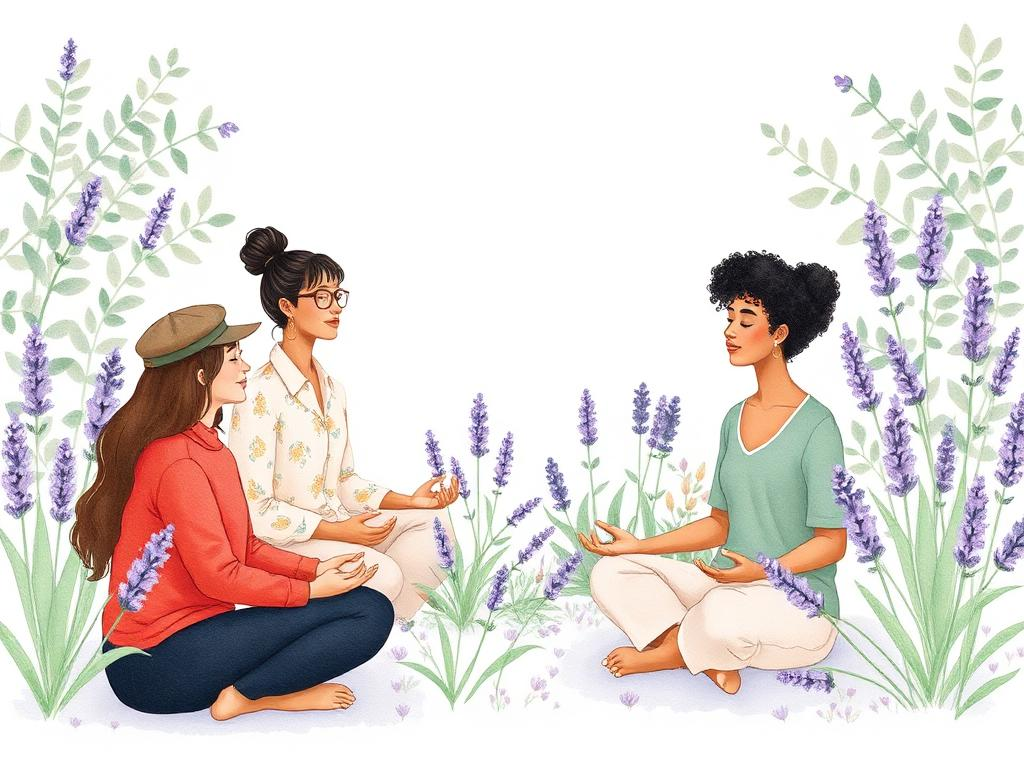
#> input picture src/assets/hero-illustration.png, 1024 x 768 px
$ python -i face_utils.py   (imports and definitions only)   (older library calls are emulated)
#> lines starting #> are read from the running program, lines starting #| are printed output that depends on the picture
import cv2
import numpy as np
from PIL import Image
import os


# -----------------------------------------------------
# Configuration
# -----------------------------------------------------

IMG_SIZE = 48

EMOTION_LABELS = [
    "angry",
    "disgust",
    "fear",
    "happy",
    "neutral",
    "sad",
    "surprise"
]


# -----------------------------------------------------
# Face Detector
# -----------------------------------------------------

BASE_DIR = os.path.dirname(
    os.path.dirname(__file__)
)

cascade_path = os.path.join(
    BASE_DIR,
    "haarcascade_frontalface_default.xml"
)


face_cascade = cv2.CascadeClassifier(
    cascade_path
)


# [4 lines not run here, left out]


# -----------------------------------------------------
# Image Quality
# -----------------------------------------------------

def check_image_quality(gray):

    brightness = np.mean(gray)

    blur = cv2.Laplacian(
        gray,
        cv2.CV_64F
    ).var()


    return {
        "brightness": round(float(brightness),2),
        "sharpness": round(float(blur),2)
    }


# -----------------------------------------------------
# Detect Face
# -----------------------------------------------------

def detect_face(image):

    gray = cv2.cvtColor(
        image,
        cv2.COLOR_BGR2GRAY
    )


    faces = face_cascade.detectMultiScale(
        gray,
        scaleFactor=1.1,
        minNeighbors=5
    )


    if len(faces) == 0:
        return None,0


    largest = max(
        faces,
        key=lambda x:x[2]*x[3]
    )


    return largest,len(faces)


# -----------------------------------------------------
# Preprocess
# -----------------------------------------------------

def preprocess_image(image_file):

#> called with image_file = '../../src/assets/hero-illustration.png'
    image = Image.open(
        image_file
    ).convert("RGB")
#> image is the input picture: PIL image 1024x768 RGB; mean R, G, B 223.6, 216.4, 211.9


    img = np.array(image)


    img = cv2.cvtColor(
        img,
        cv2.COLOR_RGB2BGR
    )


    gray = cv2.cvtColor(
        img,
        cv2.COLOR_BGR2GRAY
    )
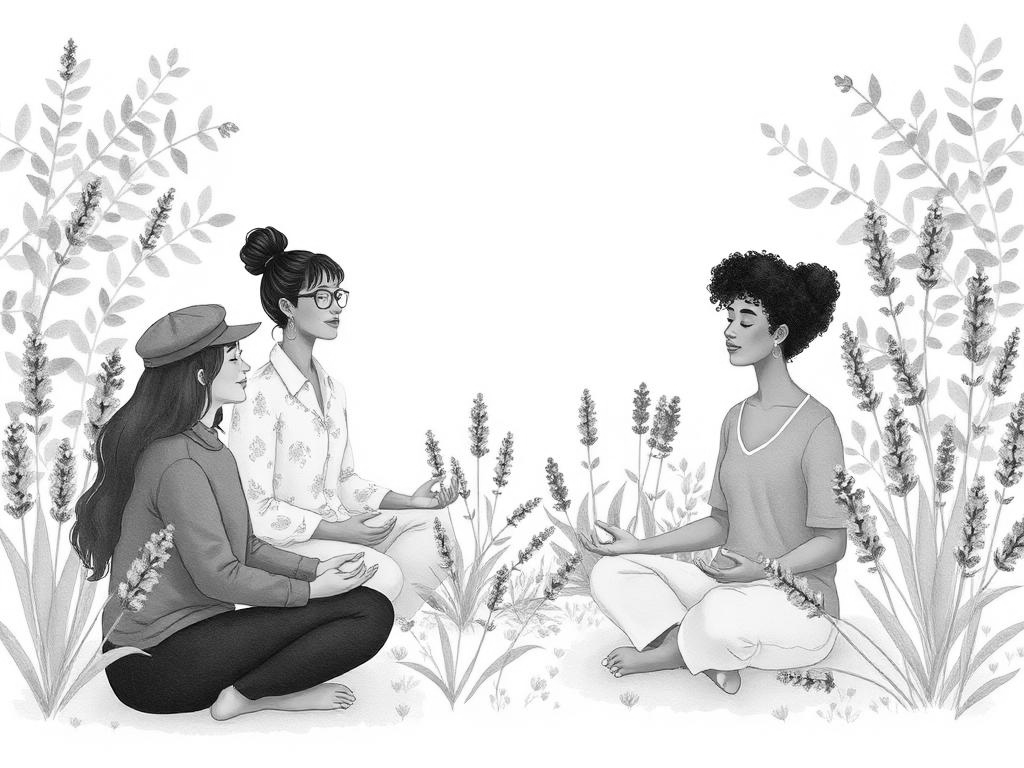
#> gray: shape (768, 1024); min 0, max 255, mean 218.1


    quality = check_image_quality(gray)
#> in check_image_quality, `brightness = np.mean(gray)`: brightness = 218.1
#> in check_image_quality, `blur = cv2.Laplacian( gray, cv2.CV_64F ).var()`: blur = 1489.8
#> quality = {'brightness': 218.1, 'sharpness': 1489.8}


    face, count = detect_face(img)
#> in detect_face, `faces = face_cascade.detectMultiScale( gray, scaleFactor=1.1, minNeigh..`: faces = [[206, 329, 95, 95], [67, 208, 111, 111]]
#> in detect_face, `largest = max( faces, key=lambda x:x[2]*x[3] )`: largest = [67, 208, 111, 111]
#> face = [67, 208, 111, 111]; count = 2


    if face is None:
        return None,count,quality


    x,y,w,h = face
#> x = 67; y = 208; w = 111; h = 111


    padding = 25


    x1=max(0,x-padding)
#> x1 = 42
    y1=max(0,y-padding)
#> y1 = 183

    x2=min(
        gray.shape[1],
        x+w+padding
    )
#> x2 = 203

    y2=min(
        gray.shape[0],
        y+h+padding
    )
#> y2 = 344


    crop = gray[
        y1:y2,
        x1:x2
    ]
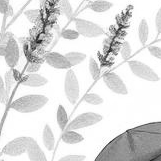
#> crop: shape (161, 161); min 23, max 255, mean 221.7


    crop=cv2.resize(
        crop,
        (IMG_SIZE,IMG_SIZE)
    )
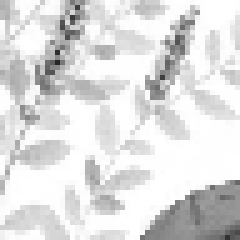
#> crop: shape (48, 48) (shown 5 times larger); min 38, max 255, mean 221.7


    crop=cv2.equalizeHist(
        crop
    )
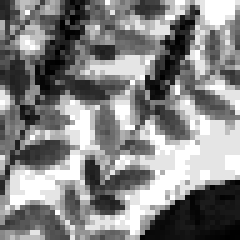
#> crop: shape (48, 48) (shown 5 times larger); min 0, max 255, mean 133


    crop=crop.astype(
        "float32"
    )


    crop/=255.0


    crop=np.expand_dims(
        crop,
        axis=-1
    )


    crop=np.expand_dims(
        crop,
        axis=0
    )


    return crop,count,quality


# -----------------------------------------------------
# Observation
# -----------------------------------------------------

# [148 lines left out: functions get_observation, predict_face_emotion, not called in this run]

>>> result = preprocess_image('../../src/assets/hero-illustration.png')
